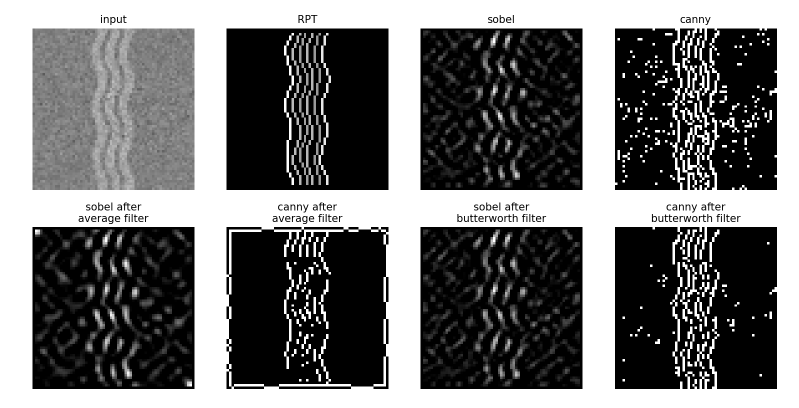
#> input picture example.png, 1597 x 815 px (shown at 1/2 size)
$ python demo.py example.png
#> lines starting #> are read from the running program, lines starting #| are printed output that depends on the picture
### runReal.py
import numpy as np
from runIm import runIm
def runReal(I):
	m,n=I.shape
	R=np.zeros_like(I)
	block=2**int(np.floor(np.log2(min(I.shape))))+1
	gap=10
	xGrid=getGrid(block,gap,m)
	yGrid=getGrid(block,gap,n)
	for x0 in xGrid:
		for y0 in yGrid:
			x0-=1
			y0-=1
			curI=I[x0:x0+block,y0:y0+block]
			curR=runIm(curI)
			curR[0:2,:]=0
			curR[-2:,:]=0
			curR[:,0:2]=0
			curR[:,-2:]=0
			R[x0:x0+block,y0:y0+block]=np.fmax(R[x0:x0+block,y0:y0+block],curR)
	return R

def getGrid(block,gap,maximum):
	grid=np.zeros(maximum,dtype=int)
	grid[0]=1
	for i in range(1,maximum):
		grid[i]=grid[i-1]+block-gap
		if grid[i]+block-1>maximum:
			grid[i]=maximum-block+1
			break
	grid=grid[grid!=0]
	if len(grid)>=2 and grid[-1]==grid[-2]:
		grid=grid[:-1]
	return grid

### runIm.py
import numpy as np
from skimage.util import view_as_windows as viewW
import h5py

def runIm(I):
	np.seterr(divide='ignore',invalid='ignore')
	global res
	prm={
		'minContrast':9,
		'removeEpsilon':0.248,
		'nmsFact':0.75,
		'maxTurn':35,
		'maxNumOfEdges':50,
		'complexity':15,
		'w':2,
		'sigma':0.1,
		'patchSize':5,
	}
	res={'prm':prm}
	n,m=I.shape
	with h5py.File('Mat/1.mat','r') as f:
		bot={key:f['bot'][key][()] for key in f['bot'].keys()}
	S=np.ravel_multi_index(np.meshgrid(range(n),range(n)),(n,n)).reshape(n,n)
	N=n**2
	res['N']=N
	for field in ['R','L','C','Ang0','Ang1','minC','maxC']:
		res[field]=np.full((N,N),np.nan,np.float64)
	res['S0']=np.full((N,N),-1,np.int32)
	res['pixels']=np.full((N,N,prm['patchSize']),-1,np.int32)
	QPFast(I,S,bot,N,prm)
	min_test=((res['C']>0)&(res['minC']>=(res['C']/2)))|((res['C']<0)&(res['maxC']<=(res['C']/2)))
	res['C'][~min_test]=np.nan
	getScores(prm)
	res_out=res['E'].copy()
	res.clear()
	return res_out

def im2col(A,BSZ,stepsize=1):
	return viewW(A.T,(BSZ[0],BSZ[1])).reshape(-1,BSZ[0]*BSZ[1]).T[:,::stepsize]

# [195 lines left out: functions QPFast, mergeSquaresFast, getBottomLevelFast, getScores, addEdge, threshold and 1 more, not called in this run]

### demo.py
import sys
import cv2
import numpy as np
from skimage import io,color,transform,img_as_ubyte
from matplotlib import pyplot as plt
from runReal import runReal

def butterworth_low_pass_filter(image, cutoff, order):
    if len(image.shape) > 2:
        gray_image = cv2.cvtColor(image, cv2.COLOR_BGR2GRAY)
    else:
        gray_image = image
    gray_image = np.float32(gray_image)
    dft = cv2.dft(gray_image, flags=cv2.DFT_COMPLEX_OUTPUT)
    dft_shift = np.fft.fftshift(dft)
    rows, cols = gray_image.shape
    x = np.linspace(-0.5, 0.5, cols)
    y = np.linspace(-0.5, 0.5, rows)
    x, y = np.meshgrid(x, y)
    radius = np.sqrt((x - 0.5)**2 + (y - 0.5)**2)
    filter = 1 / (1 + (radius / cutoff)**(2*order))
    filtered_dft = dft_shift * filter[:,:,np.newaxis]
    filtered_image_dft = np.fft.ifftshift(filtered_dft)
    filtered_image = cv2.idft(filtered_image_dft, flags=cv2.DFT_SCALE | cv2.DFT_REAL_OUTPUT)
    return filtered_image

I=io.imread(sys.argv[1])/255
if I.ndim==3:
	I=color.rgb2gray(I)
#> I: shape (815, 1597) float64
I=transform.resize(I,(65,65))
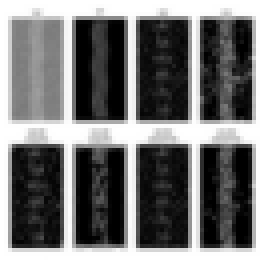
#> I: shape (65, 65) float64 (shown 4 times larger); min 0, max 1, mean 0.446

E=runReal(I)
#> after the loop in runReal, `for x0 in xGrid:`: R: shape (65, 65) float64; every value is 0
#> after the loop in runReal, `for x0 in xGrid:`: y0 = 0
#> (the run stopped early here; a loop or call above may not have finished)
